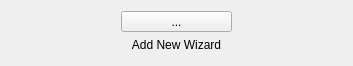
<?xml version="1.0" encoding="UTF-8"?>
<ui version="4.0">
 <class>Form</class>
 <widget class="QWidget" name="Form">
  <property name="geometry">
   <rect>
    <x>0</x>
    <y>0</y>
    <width>353</width>
    <height>66</height>
   </rect>
  </property>
  <property name="windowTitle">
   <string>Tool Button</string>
  </property>
  <property name="styleSheet">
   <string notr="true"/>
  </property>
  <layout class="QVBoxLayout" name="verticalLayout">
   <item>
    <layout class="QHBoxLayout" name="horizontalLayout">
     <item>
      <spacer name="horizontalSpacer">
       <property name="orientation">
        <enum>Qt::Horizontal</enum>
       </property>
       <property name="sizeType">
        <enum>QSizePolicy::MinimumExpanding</enum>
       </property>
       <property name="sizeHint" stdset="0">
        <size>
         <width>40</width>
         <height>20</height>
        </size>
       </property>
      </spacer>
     </item>
     <item>
      <widget class="QToolButton" name="toolButton">
       <property name="sizePolicy">
        <sizepolicy hsizetype="Expanding" vsizetype="Fixed">
         <horstretch>0</horstretch>
         <verstretch>0</verstretch>
        </sizepolicy>
       </property>
       <property name="text">
        <string>...</string>
       </property>
       <property name="icon">
        <iconset resource="../imtgui/imtgui.qrc">
         <normaloff>:/Icons/Magic</normaloff>:/Icons/Magic</iconset>
       </property>
       <property name="iconSize">
        <size>
         <width>16</width>
         <height>16</height>
        </size>
       </property>
      </widget>
     </item>
     <item>
      <spacer name="horizontalSpacer_2">
       <property name="orientation">
        <enum>Qt::Horizontal</enum>
       </property>
       <property name="sizeType">
        <enum>QSizePolicy::MinimumExpanding</enum>
       </property>
       <property name="sizeHint" stdset="0">
        <size>
         <width>40</width>
         <height>20</height>
        </size>
       </property>
      </spacer>
     </item>
    </layout>
   </item>
   <item>
    <widget class="QLabel" name="label">
     <property name="text">
      <string>Add New Wizard</string>
     </property>
     <property name="alignment">
      <set>Qt::AlignCenter</set>
     </property>
    </widget>
   </item>
   <item>
    <spacer name="verticalSpacer">
     <property name="orientation">
      <enum>Qt::Vertical</enum>
     </property>
     <property name="sizeHint" stdset="0">
      <size>
       <width>20</width>
       <height>4</height>
      </size>
     </property>
    </spacer>
   </item>
  </layout>
 </widget>
 <resources>
  <include location="../imtgui/imtgui.qrc"/>
 </resources>
 <connections/>
</ui>
